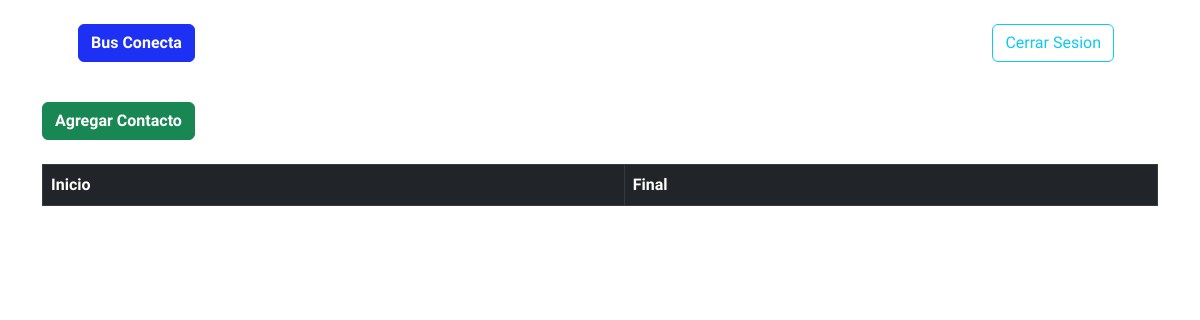
The page /inicio (signed in) on the database as committed earlier.
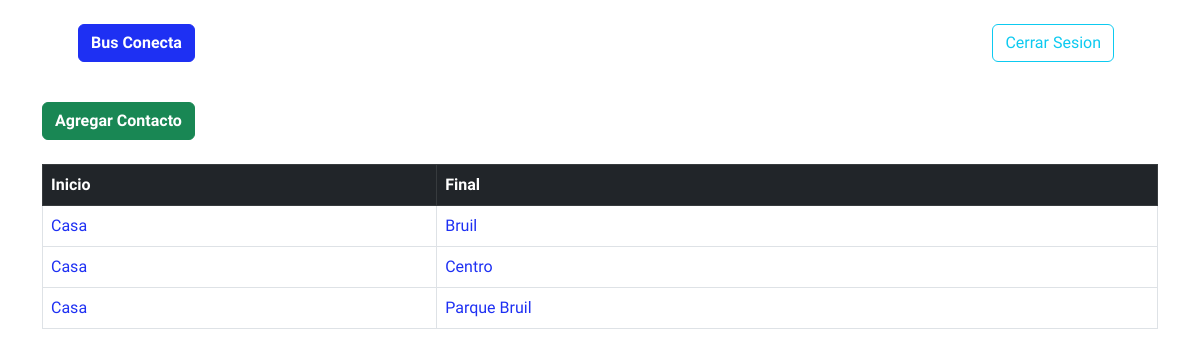
The same page on the database as committed later.
### AppBusConecta/models.py (models this page shows, shortened)
class historial(models.Model):
    inicio = models.CharField(max_length=50)
    final = models.CharField(max_length=50)
    poste_1 = models.CharField(max_length=5,null=True ,blank=True)
    poste_2  = models.CharField(max_length=5,null=True,blank=True)
    poste_3 = models.CharField(max_length=5,null=True ,blank=True)
    notas = models.CharField(max_length=500,null=True,blank=True)

### AppBusConecta/views.py (the view)
# urls.py: path('inicio', views.inicio, name='inicio'),
def inicio(request):
    modelo_historial = historial.objects.all()
    return render(request, 'inicio.html', {'modelo':modelo_historial})

### AppBusConecta/templates/inicio.html (shortened to what this page needs)
{% extends "base.html" %}
{% load static %}
{% block content %}
<div class='container'>
    {% if user.is_authenticated %}
    <div class='align-self-start '>
        <a href="{% url 'agregar' %}" class="btn btn-success mt-3 fw-bold">Agregar Contacto </a>
    </div>
    <br />
    <table class="table table-hover table-bordered">
        <thead class="table-dark">
            <tr>
                <th scope="col">Inicio</th>
                <th scope="col">Final</th>
            </tr>
        </thead>
        <tbody>
            {% if modelo %}
            {% for modelo_usuario in modelo  %}
            <tr>
                <td>
                    <a href="{% url 'modelos' modelo_usuario.id %}" style="text-decoration:none;">
                        {{ modelo_usuario.inicio}}
                    </a>
                </td>
                <td>
                    <a href="{% url 'modelos' modelo_usuario.id %}" style="text-decoration:none;">
                        {{modelo_usuario.final}}
                    </a>
                </td>
            </tr>
            {% endfor %}
            {% endif %}
        </tbody>
    </table>
    {% endif %}
</div>
{% endblock  %}

### AppBusConecta/templates/base.html (shortened to what this page needs)
{% load static %}
<!doctype html>
<html lang="en">
<head>
  <link href="https://cdn.jsdelivr.net/npm/bootstrap@5.3.3/dist/css/bootstrap.min.css" rel="stylesheet"
>
  <link href="{% static 'css/bootstrap_styles.css' %}" rel="stylesheet" />
  <link href="https://cdn.jsdelivr.net/npm/bootstrap-icons@1.8.1/font/bootstrap-icons.css" rel="stylesheet" />
</head>
<body>
  {% include "navbar.html" %}
  {% block content %}
  {% endblock  %}
</body>
</html>

### AppBusConecta/templates/navbar.html (shortened to what this page needs)
<main class="flex-shrink-0">
    <nav class="navbar navbar-expand-lg navbar-light py-3">
        {% if user.is_authenticated  %}
        <div class="container px-5">
            <a class="navbar-brand" href="{% url 'inicio' %}"><span class="fw-bold btn btn-primary">Bus
                    Conecta</span></a>
            <div class="collapse navbar-collapse" id="navbarSupportedContent">
                <ul class="navbar-nav ms-auto mb-2 mb-lg-0 small fw-bolder">
                    <li class="nav-item"><a class="nav-link" href="{% url 'logout' %}"><button type="button"
                                class="btn btn-outline-info ">Cerrar Sesion</button></a></li>
                </ul>
            </div>
        </div>
    {% endif %}
    </nav>
    <main />

Rows that differ between the two databases and show on the page:
added historial: inicio "Casa", final "Bruil"
added historial: inicio "Casa", final "Centro"
added historial: inicio "Casa", final "Parque Bruil"
